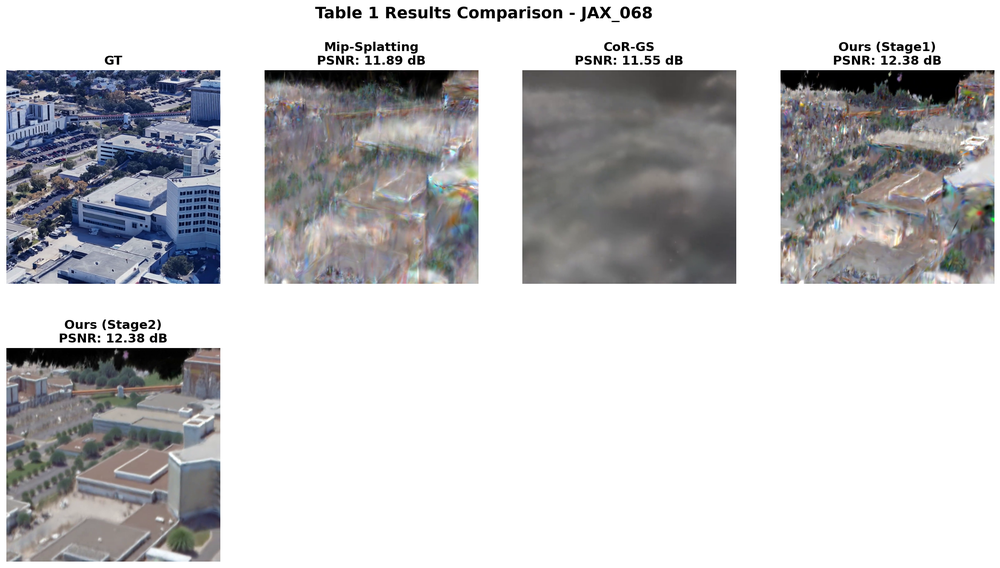
#> input picture table1_comparison.png, 1000 x 568 px, shrunk from 2351 x 1335 before the run; its folder holds only this picture in this run
$ python create_simulated_renders.py --input_dir . --output_dir out
#> lines starting #> are read from the running program, lines starting #| are printed output that depends on the picture
### stage_a_reinhard.py
#!/usr/bin/env python3
"""
Stage A - Reinhard颜色迁移基线
专家提供的Linear RGB空间Reinhard匹配实现
"""

import numpy as np
import cv2

def srgb_to_linear(img_srgb):
    """sRGB → Linear RGB转换

    Args:
        img_srgb: uint8 [0,255] 或 float32 [0,1]

    Returns:
        float32 [0,1] Linear RGB
    """
    img = img_srgb.astype(np.float32) / 255.0 if img_srgb.dtype == np.uint8 else img_srgb.astype(np.float32)
    a = 0.055
    return np.where(img <= 0.04045, img / 12.92,
                    ((img + a) / (1 + a)) ** 2.4)
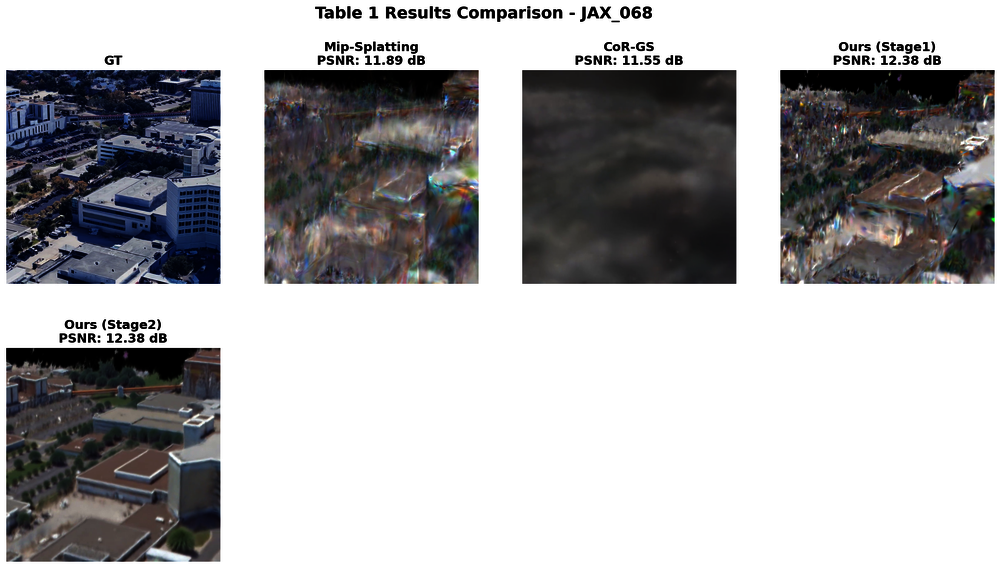
#> returned value: shape (568, 1000, 3) float32; mean of channels 0, 1, 2 0.674, 0.672, 0.678; drawn as R, G, B

def linear_to_srgb(img_lin):
    """Linear RGB → sRGB转换

    Args:
        img_lin: float32 [0,1] Linear RGB

    Returns:
        uint8 [0,255] sRGB
    """
    a = 0.055
    img = np.where(img_lin <= 0.0031308, 12.92 * img_lin,
                   (1 + a) * (np.clip(img_lin, 0, 1) ** (1/2.4)) - a)
    return (np.clip(img, 0, 1) * 255.0 + 0.5).astype(np.uint8)

# [66 lines left out: functions reinhard_color_transfer_linear, create_mask, not called in this run]

# [4 lines that do not run on import are left out]

### create_simulated_renders.py
#!/usr/bin/env python3
"""
创建模拟的渲染图像（添加颜色偏移）
用于测试Task 2的颜色校准效果
"""

import numpy as np
from PIL import Image
from pathlib import Path
from tqdm import tqdm
import argparse

from stage_a_reinhard import srgb_to_linear, linear_to_srgb

def add_color_shift(image_linear, shift_type='warm'):
    """
    添加颜色偏移到Linear RGB图像

    Args:
        image_linear: (H, W, 3) Linear RGB
        shift_type: 'warm', 'cool', 'green', 'magenta'

    Returns:
        shifted image (Linear RGB)
    """
#> called with shift_type = 'warm'
    if shift_type == 'warm':
        # 暖色调：增加红色，减少蓝色
        M = np.array([
            [1.15, 0.05, 0.00],
            [0.02, 1.00, 0.02],
            [0.00, 0.00, 0.85]
        ])
        t = np.array([0.02, 0.00, -0.02])
    elif shift_type == 'cool':
        # 冷色调：减少红色，增加蓝色
        M = np.array([
            [0.85, 0.00, 0.05],
            [0.00, 1.00, 0.00],
            [0.05, 0.05, 1.15]
        ])
        t = np.array([-0.02, 0.00, 0.02])
    elif shift_type == 'green':
        # 绿色偏移
        M = np.array([
            [0.95, 0.00, 0.00],
            [0.05, 1.10, 0.00],
            [0.00, 0.00, 0.95]
        ])
        t = np.array([0.00, 0.02, 0.00])
    elif shift_type == 'magenta':
        # 洋红偏移
        M = np.array([
            [1.05, 0.00, 0.05],
            [0.00, 0.95, 0.00],
            [0.00, 0.00, 1.05]
        ])
        t = np.array([0.01, -0.01, 0.01])
    else:
        # 默认：轻微暖色
        M = np.array([
            [1.10, 0.03, 0.00],
            [0.01, 1.00, 0.01],
            [0.00, 0.00, 0.90]
        ])
        t = np.array([0.01, 0.00, -0.01])

    # 应用变换
    H, W = image_linear.shape[:2]
#> H = 568; W = 1000
    pixels = image_linear.reshape(-1, 3)
    shifted_pixels = (pixels @ M.T) + t
    shifted = shifted_pixels.reshape(H, W, 3)
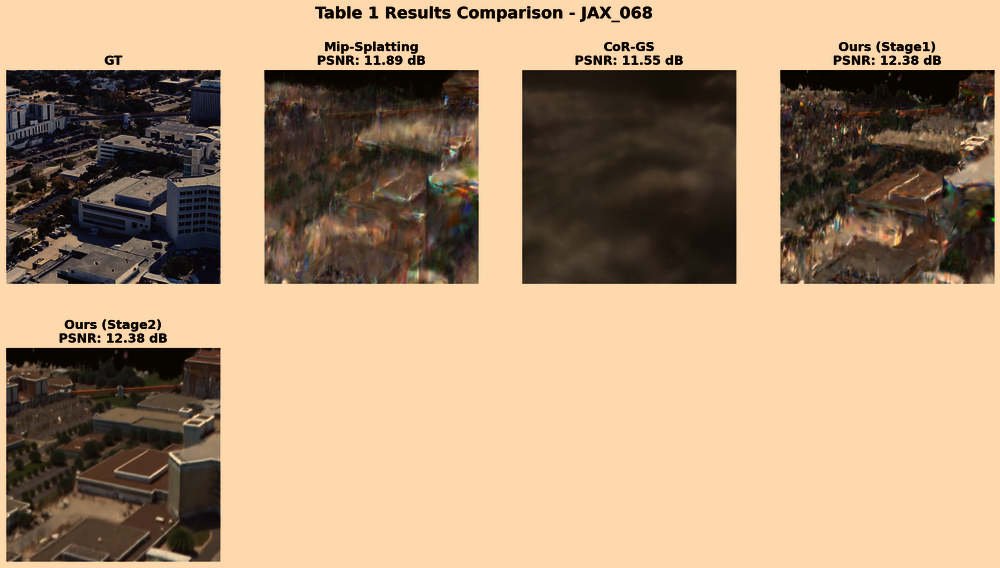
#> shifted: shape (568, 1000, 3) float64; mean of channels 0, 1, 2 0.829, 0.699, 0.556; drawn with min black and max white

    return np.clip(shifted, 0, 1)
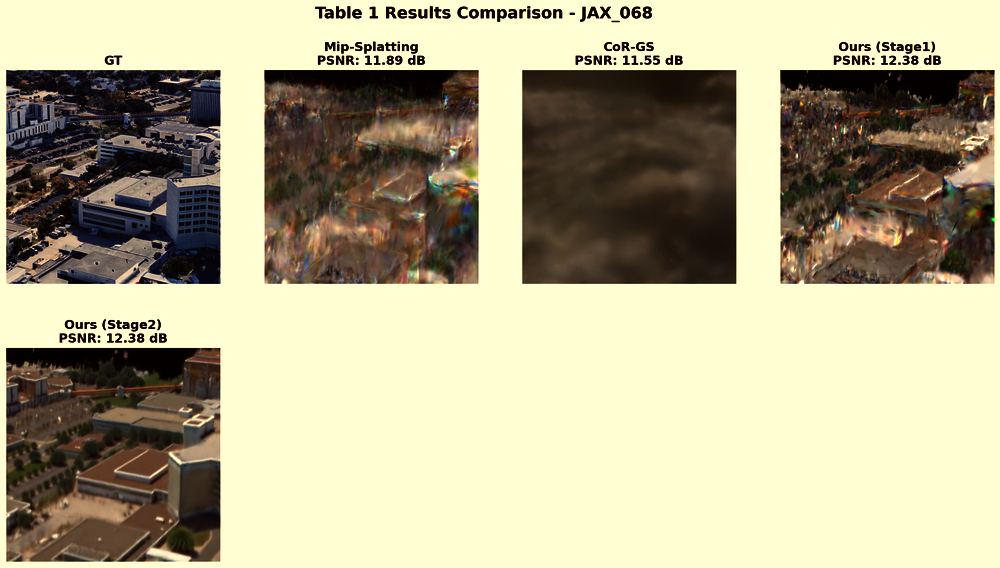
#> returned value: shape (568, 1000, 3) float64; mean of channels 0, 1, 2 0.701, 0.676, 0.557; drawn as R, G, B

def process_image(input_path, output_path, shift_type='warm'):
    """处理单张图像"""
    # 加载图像
    img = Image.open(input_path).convert('RGB')
    img_srgb = np.array(img).astype(np.float32) / 255.0

    # 转换到Linear RGB
    img_linear = srgb_to_linear(img_srgb)

    # 添加颜色偏移
    shifted_linear = add_color_shift(img_linear, shift_type)

    # 转换回sRGB并保存
    shifted_srgb = linear_to_srgb(shifted_linear)
#> in linear_to_srgb, `img = np.where(img_lin <= 0.0031308, 12.92 * img_lin, (1 + a) * (np.cl..`:
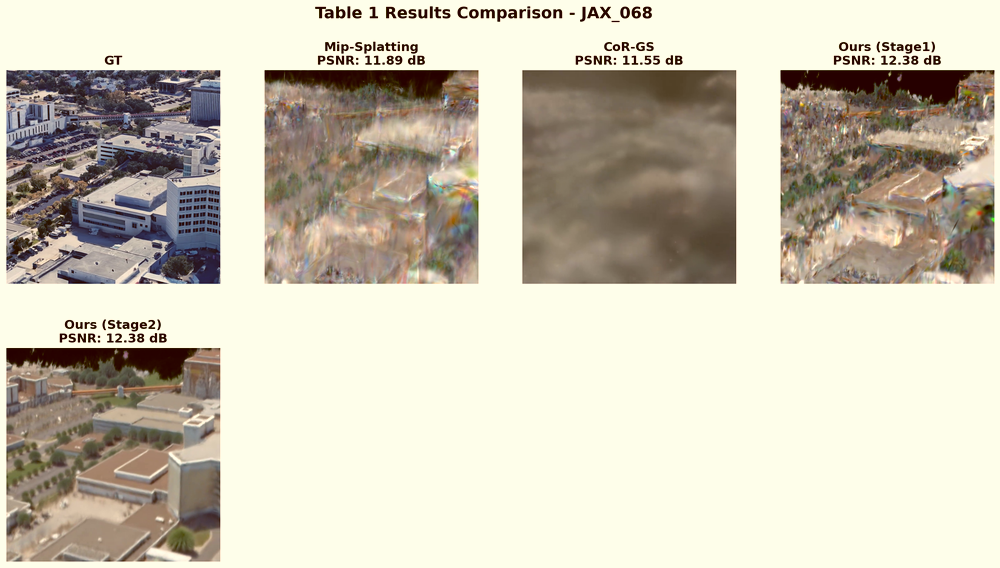
#> img: shape (568, 1000, 3) float64; mean R, G, B 0.802, 0.776, 0.708
    Image.fromarray(shifted_srgb).save(output_path)

def main():
    parser = argparse.ArgumentParser(description="创建模拟的渲染图像")
    parser.add_argument('--input_dir', type=str, required=True, help='输入图像目录（GT）')
    parser.add_argument('--output_dir', type=str, required=True, help='输出目录（模拟渲染）')
    parser.add_argument('--shift_type', type=str, default='warm',
                       choices=['warm', 'cool', 'green', 'magenta'],
                       help='颜色偏移类型')
    parser.add_argument('--num_images', type=int, default=None, help='处理图像数量（None=全部）')
    args = parser.parse_args()

    print("=" * 80)
    print("创建模拟的渲染图像（添加颜色偏移）")
    print("=" * 80)
    print(f"输入目录: {args.input_dir}")
    print(f"输出目录: {args.output_dir}")
    print(f"颜色偏移: {args.shift_type}")
    print()

    input_dir = Path(args.input_dir)
    output_dir = Path(args.output_dir)
    output_dir.mkdir(parents=True, exist_ok=True)

    # 查找所有PNG图像
    image_files = sorted(input_dir.glob("*.png"))

    if args.num_images:
        image_files = image_files[:args.num_images]

    print(f"找到 {len(image_files)} 个图像")
    print()

    # 处理所有图像
    for img_file in tqdm(image_files, desc="处理图像"):
        output_path = output_dir / img_file.name
        process_image(img_file, output_path, args.shift_type)

    print()
    print(f"✅ 完成！处理了 {len(image_files)} 个图像")
    print(f"输出: {output_dir}")

if __name__ == "__main__":
    main()
